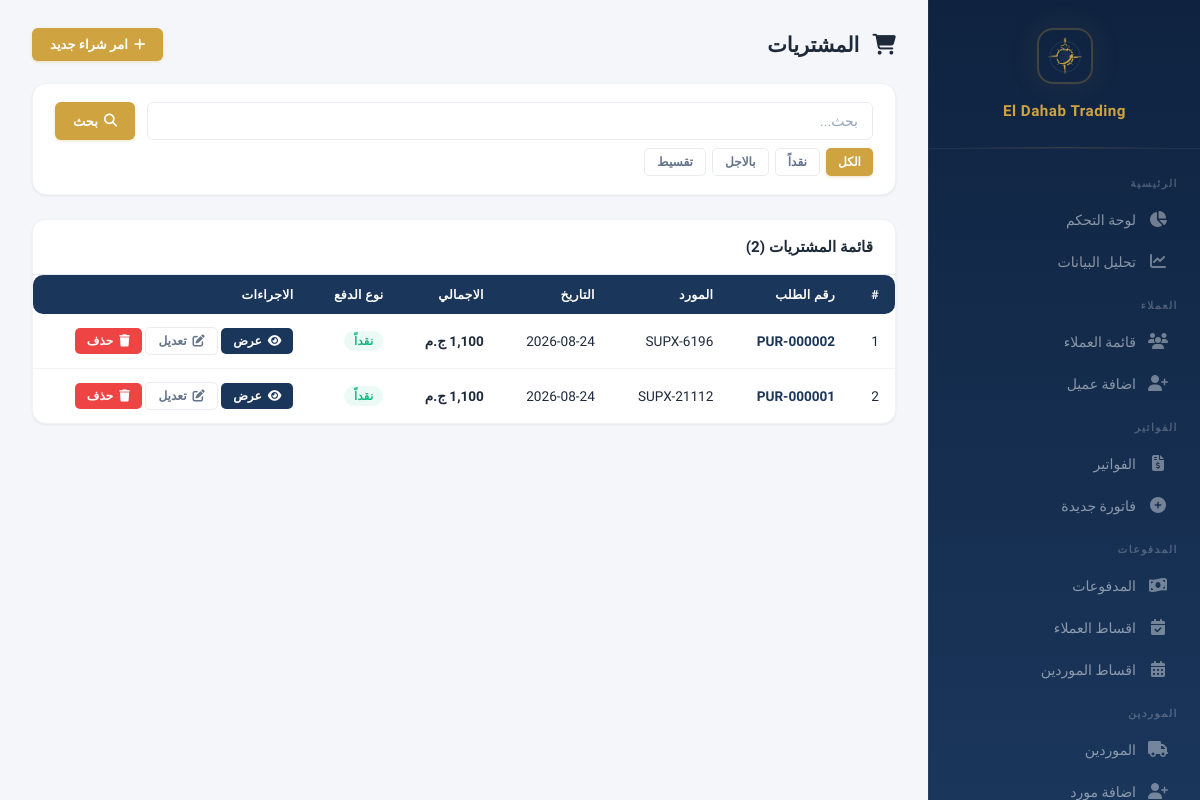
The page /purchases (signed in) on the database as committed earlier.
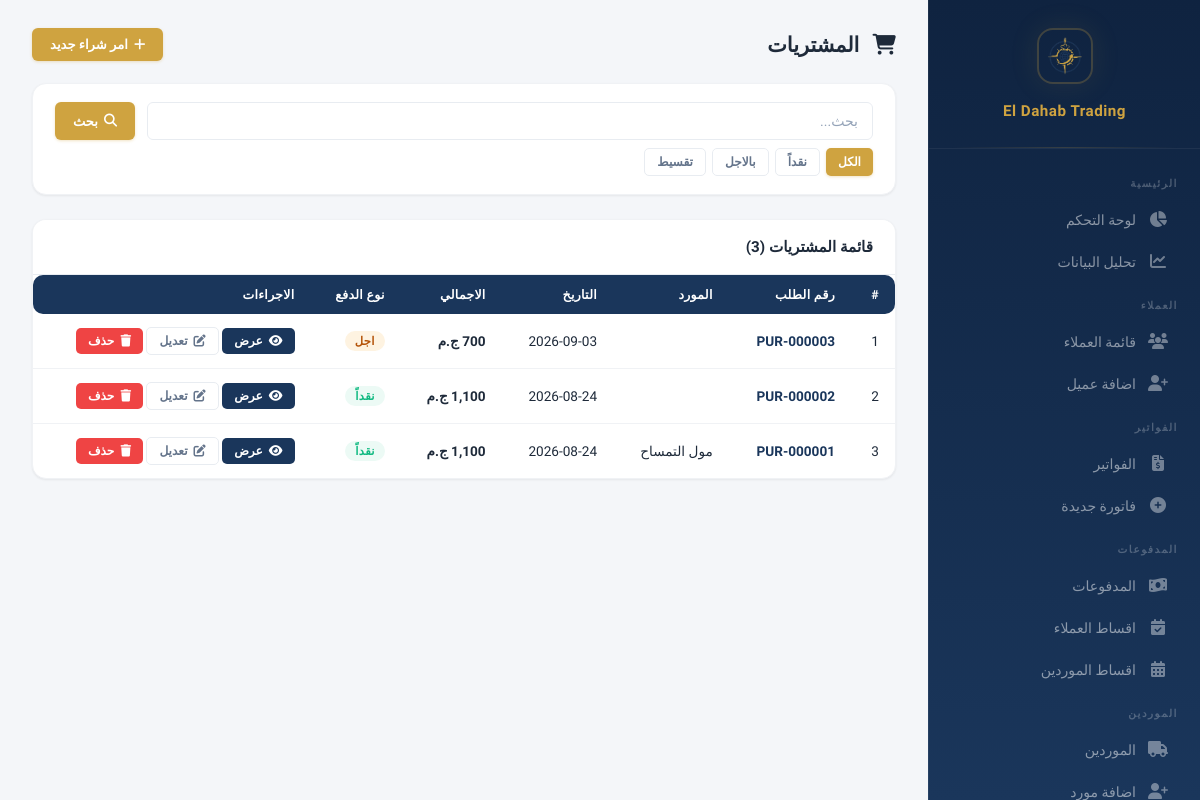
The same page on the database as committed later.
### models.py (models this page shows, shortened)
class Purchase(db.Model):
    __tablename__ = 'purchases'
    id = db.Column(db.Integer, primary_key=True)
    purchase_number = db.Column(db.String(50), unique=True, nullable=False)
    supplier_id = db.Column(db.Integer, db.ForeignKey('suppliers.id'), nullable=False)
    total = db.Column(db.Float, default=0)
    payment_type = db.Column(db.String(20), default='cash')
    payment_method = db.Column(db.String(20), default='cash')
    receipt_image = db.Column(db.String(200))
    created_by = db.Column(db.Integer, db.ForeignKey('users.id'))
    creator = db.relationship('User', foreign_keys=[created_by])
    paid_amount = db.Column(db.Float, default=0)
    remaining = db.Column(db.Float, default=0)
    date = db.Column(db.DateTime, default=datetime.utcnow)
    notes = db.Column(db.Text)
    items = db.relationship('PurchaseItem', backref='purchase', lazy=True, cascade='all, delete-orphan')
    payments = db.relationship('SupplierPayment', backref='purchase', lazy=True)

class Supplier(db.Model):
    __tablename__ = 'suppliers'
    id = db.Column(db.Integer, primary_key=True)
    name = db.Column(db.String(200), nullable=False)
    phone = db.Column(db.String(50))
    address = db.Column(db.Text)
    notes = db.Column(db.Text)
    created_at = db.Column(db.DateTime, default=datetime.utcnow)
    purchases = db.relationship('Purchase', backref='supplier', lazy=True)
    payments = db.relationship('SupplierPayment', backref='supplier', lazy=True)
    installment_plans = db.relationship('SupplierInstallmentPlan', backref='supplier', lazy=True)

### app.py (the view)
@app.route('/purchases')
@login_required
def purchases_list():
    search = request.args.get('search', '')
    payment_type = request.args.get('payment_type', '')
    query = Purchase.query
    if search:
        query = query.join(Supplier).filter(
            Purchase.purchase_number.contains(search) | Supplier.name.contains(search)
        )
    if payment_type:
        query = query.filter_by(payment_type=payment_type)
    purchases = query.order_by(Purchase.date.desc()).all()
    return render_template('purchases_list.html', purchases=purchases, search=search,
        payment_type=payment_type, PAYMENT_TYPES=PAYMENT_TYPES)

### app.py (called while the page is built)
@app.context_processor
def inject_payment_methods():
    return {'PAYMENT_METHODS': PAYMENT_METHODS}

@app.before_request
def check_session_expiry():
    if 'user_id' in session and session.get('expires_at'):
        if datetime.utcnow().timestamp() > session['expires_at']:
            session.clear()
            flash('انتهت الجلسة، يرجى تسجيل الدخول مرة اخرى', 'warning')
            return redirect(url_for('login'))

@app.context_processor
def inject_user():
    if not hasattr(g, 'current_user'):
        g.current_user = db.session.get(User, session['user_id']) if 'user_id' in session else None
    return dict(current_user=g.current_user)

### models.py (called while the page is built)
    def has_permission(self, page):
        if self.is_admin:
            return True
        return any(p.page == page for p in self.permissions)

### templates/purchases_list.html (shortened to what this page needs)
{% extends "base.html" %}
{% block content %}
<div class="page-header">
    <h1 style="font-size:1.3rem;font-weight:700;color:var(--text);margin-bottom:0;">
        <i class="fas fa-shopping-cart" style="margin-left:8px;"></i> المشتريات
    </h1>
    <a href="{{ url_for('purchase_add') }}" class="btn btn-gold"><i class="fas fa-plus"></i> امر شراء جديد</a>
</div>
<div class="data-card" style="margin-bottom:24px;">
    <div class="data-card-body">
        <form method="GET" action="{{ url_for('purchases_list') }}" style="display:flex;gap:12px;flex-wrap:wrap;">
            <input type="text" name="search" class="form-control" placeholder="بحث..." value="{{ search }}" style="flex:1;min-width:200px;">
            <button type="submit" class="btn btn-gold"><i class="fas fa-search"></i> بحث</button>
        </form>
        <div style="display:flex;gap:6px;flex-wrap:wrap;margin-top:8px;">
            <a href="{{ url_for('purchases_list') }}" class="btn btn-sm {% if not payment_type %}btn-gold{% else %}btn-outline{% endif %}">الكل</a>
            {% for key, label in PAYMENT_TYPES.items() %}
            <a href="{{ url_for('purchases_list', payment_type=key) }}" class="btn btn-sm {% if payment_type == key %}btn-gold{% else %}btn-outline{% endif %}">{{ label }}</a>
            {% endfor %}
        </div>
    </div>
</div>
<div class="data-card">
    <div class="data-card-header">
        <h3>قائمة المشتريات ({{ purchases|length }})</h3>
    </div>
    <div class="data-card-body" style="padding:0;">
        <table>
            <thead>
                <tr>
                    <th>#</th>
                    <th>رقم الطلب</th>
                    <th>المورد</th>
                    <th>التاريخ</th>
                    <th>الاجمالي</th>
                    <th>نوع الدفع</th>
                    <th>الاجراءات</th>
                </tr>
            </thead>
            <tbody>
                {% for p in purchases %}
                <tr>
                    <td>{{ loop.index }}</td>
                    <td><a href="{{ url_for('purchase_view', purchase_id=p.id) }}" style="color:var(--navy);text-decoration:none;font-weight:700;">{{ p.purchase_number }}</a></td>
                    <td>{{ p.supplier.name }}</td>
                    <td>{{ p.date.strftime('%Y-%m-%d') }}</td>
                    <td style="font-weight:700;">{{ "{:,.0f}".format(p.total or 0) }} ج.م</td>
                    <td>
                        {% if p.payment_type == 'cash' %}
                        <span class="badge badge-success">نقداً</span>
                        {% elif p.payment_type == 'credit' %}
                        <span class="badge badge-warning" style="background:rgba(245,158,11,0.12);color:#b45309;">اجل</span>
                        {% elif p.payment_type == 'installment' %}
                        <span class="badge badge-info">تقسيط</span>
                        {% endif %}
                    </td>
                    <td>
                        <a href="{{ url_for('purchase_view', purchase_id=p.id) }}" class="btn btn-sm btn-navy"><i class="fas fa-eye"></i> عرض</a>
                        <a href="{{ url_for('purchase_edit', purchase_id=p.id) }}" class="btn btn-sm btn-outline"><i class="fas fa-edit"></i> تعديل</a>
                        <form method="POST" action="{{ url_for('purchase_delete', purchase_id=p.id) }}" style="display:inline;" onsubmit="return confirm('هل انت متاكد من الحذف؟');">
                            <button type="submit" class="btn btn-sm btn-danger"><i class="fas fa-trash"></i> حذف</button>
                        </form>
                    </td>
                </tr>
                {% endfor %}
            </tbody>
        </table>
    </div>
</div>
{% endblock %}

Rows that differ between the two databases and show on the page:
added Purchase: purchase_number "PUR-000003", date "2026-09-03", total "700", payment_type "اجل"
shown differently, row unchanged: Purchase "PUR-000002": supplier.name "SUPX-6196" → (not shown)
changed through a linked row, Purchase "PUR-000001": supplier.name "SUPX-21112" → "مول التمساح"
Other text that changed with them:
{{ purchases|length }}: "2" → "3"
